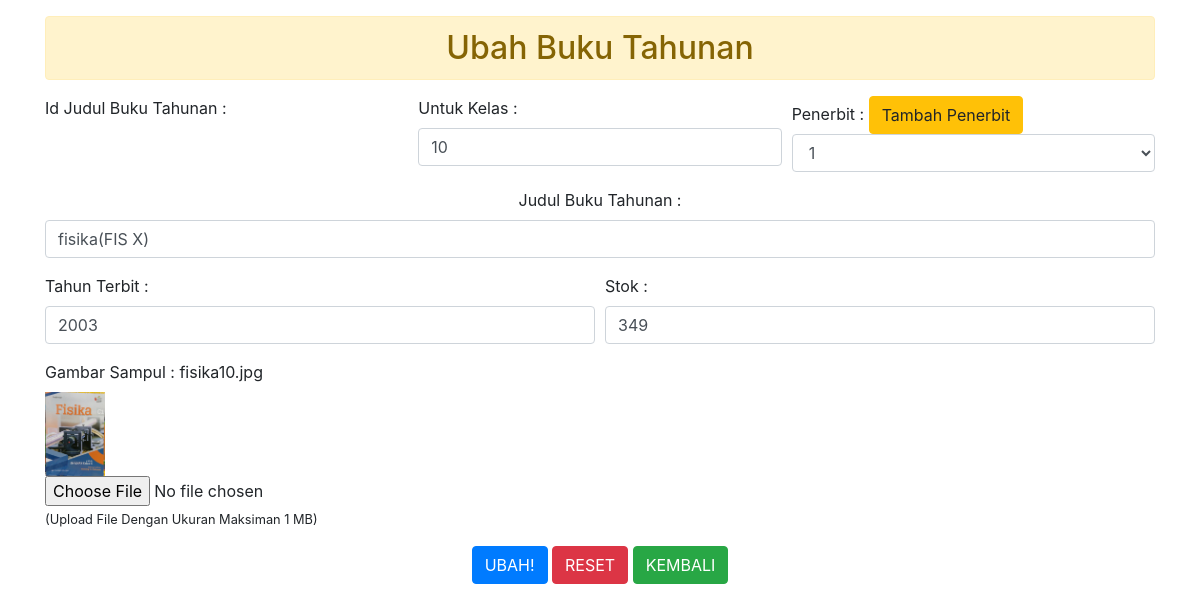
The page /admin/ubah_tahunan.php?id=fis10 (signed in) on the database its author committed.
### tables this page shows
CREATE TABLE `buku_tahunan_siswa` (
  `id_judul_buku_tahunan` varchar(7) NOT NULL,
  `judul_buku_tahunan` varchar(50) NOT NULL,
  `id_penerbit` int(5) NOT NULL,
  `tahun_terbit` year(4) NOT NULL,
  `untuk_kelas` varchar(5) NOT NULL,
  `gambar_sampul` varchar(15) NOT NULL,
  `stok` int(11) NOT NULL
);

### admin/functions.php (called while the page is built, shortened)
<?php
$conn = mysqli_connect("localhost", "root", "", "perpustakaan");
function query($query) {
    global $conn;
    $result = mysqli_query($conn, $query);
    $rows = [];
    while ($row = mysqli_fetch_assoc($result)){
        $rows[] = $row;
    }
    return $rows;
}
?>

### admin/ubah_tahunan.php (the view, shortened to what this page needs)
<?php
  include 'functions.php';
  $id = $_GET["id"];
  $data = query("SELECT * FROM buku_tahunan_siswa WHERE id_judul_buku_tahunan = '$id'")[0];
?>
<!DOCTYPE html>
<html lang="en">
<head>
    <link rel="stylesheet" href="css/css/bootstrap.min.css">
</head>
<body>
    <div class="container">
    <h2 class="alert alert-warning text-center mt-3">Ubah Buku Tahunan</h2>
    <div class="pull-right">
    <form action="" method="post" enctype="multipart/form-data">
        <div class="form-row">
                <div class="form-group col-md-4">
                  <label for="id_judul_buku_tahunan">Id Judul Buku Tahunan : </label>
                </div>
                <div class="form-group col-md-4">
                  <label for="untuk_kelas">Untuk Kelas : </label>
                  <input type="text" class="form-control" value ="<?php echo $data['untuk_kelas'] ?>" placeholder="Masukkan Kelas..." name="untuk_kelas" id="untuk_kelas">
                </div>
                <div class="form-group col-md-4">
                  <label for="id_penerbit">Penerbit : </label> <a href="penerbit.php" class="btn btn-warning" title="tambah_penerbit">Tambah Penerbit</a>
                  <select class="form-control" name="id_penerbit" id="id_penerbit" required >
                  <option value="<?php echo $data['id_penerbit'] ?>"><?php echo $data['id_penerbit'] ?></option>
                </select>
                </div>
            </div>
            <div class="form-group text-center">
                  <label for="judul_buku_tahunan">Judul Buku Tahunan : </label>
                  <input type="text" class="form-control" value ="<?php echo $data['judul_buku_tahunan'] ?>" placeholder="Masukkan Judul Buku..." name="judul_buku_tahunan" id="judul_buku_tahunan">
            </div>
            <div class="form-row">
            <div class="form-group col-md-6">
              <label for="tahun_terbit">Tahun Terbit : </label>
              <input type="text" class="form-control" value ="<?php echo $data['tahun_terbit'] ?>" placeholder="Masukkan Kode Buku..." name="tahun_terbit" id="tahun_terbit">
            </div>
            <div class="form-group col-md-6">
              <label for="stok">Stok : </label>
              <input type="text" class="form-control" value ="<?php echo $data['stok'] ?>" placeholder="Masukkan Stok Buku..." name="stok" id="stok">
            </div>
            </div>
            <div class="form-group">
              <label for="gambar_sampul">Gambar Sampul : <?php echo $data['gambar_sampul'] ?></label><br>
              <img src="img/literasi/<?= $data['gambar_sampul'] ?>" width="60">
              <input type="file" name="gambar_sampul" class="form-control-file" id="gambar_sampul">
              <small>(Upload File Dengan Ukuran Maksiman 1 MB)</small>
            </div>
            <div class="text-center">
              <button type="submit" class="btn btn-primary" name="submit">UBAH!</button>
              <button type="reset" class="btn btn-danger">RESET</button>
              <a href="tahunan.php" class="btn btn-success">KEMBALI</a>
            </div>
        </form>
        </div>
        </div>
</body>
</html>

### rows shown on the page
buku_tahunan_siswa: untuk_kelas "10", id_penerbit "1", judul_buku_tahunan "fisika(FIS X)", tahun_terbit "2003", stok "349", gambar_sampul "fisika10.jpg", gambar_sampul (picture)
